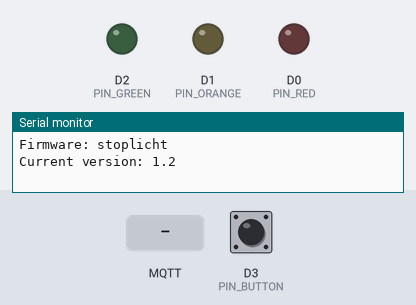
Bench run of a sketch on a simulated ESP8266 (NodeMCU). Shown: output pins drawn as LEDs (lit = HIGH), the last lines printed to the serial monitor. Inputs (shaded band) come from the test bench; at power-on: D3 (PIN_BUTTON) HIGH. WiFi joins after 1.5 s; servers stay silent unless stated; random numbers use the default seed unless the sketch sets one; no MQTT or app messages arrive unless stated.

Above: at 2.7 s.
2.8 s: MQTT message "0" arrives on the second subscribed topic
At 3.8 s:
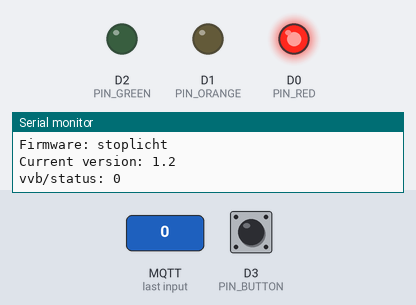
4.3 s: D3 (PIN_BUTTON) pulled LOW for 3.2 s
At 7.2 s:
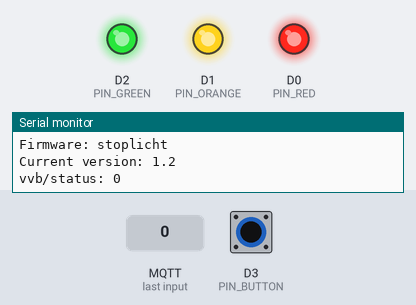
At 9.55 s:
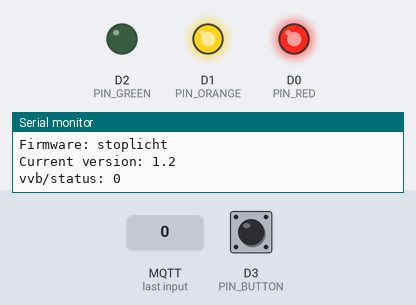
10.5 s: D3 (PIN_BUTTON) pulled LOW for 0.15 s
13.6 s: D3 (PIN_BUTTON) pulled LOW for 1 s
Timing chart, 0 to 16.6 s (numbered marks = the images above; inputs shaded):
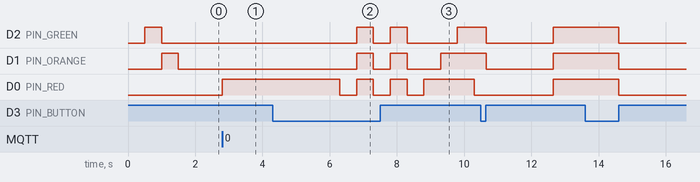

The sketch:

stoplicht.ino
```cpp
#include <ESP8266WiFi.h>             // Wifi library
#include <WiFiClientSecure.h>
#include <PubSubClient.h>            // MQTT library
#include <DNSServer.h>               // Local DNS Server used for redirecting all requests to the configuration portal
#include <ESP8266WebServer.h>        // Local WebServer used to serve the configuration portal
#include <WiFiManager.h>             // https://github.com/tzapu/WiFiManager WiFi Configuration Magic
#include <Ticker.h>

#include <ESP8266httpUpdate.h>       // OTA update


// Only update to different versions of the firmware
const String CURRENT_VERSION = "1.2";

// Don't edit!
const String NAME = "stoplicht";     // name of the firmware
const String updateServer = "<update server>";

Ticker ticker;                       // Connection animation
WiFiClientSecure wifiClientSecure;   // WiFi
WiFiClient wifiClient;
PubSubClient client(wifiClient);     // MQTT

// PINS
const int PIN_RED = D0;
const int PIN_ORANGE = D1;
const int PIN_GREEN = D2;
const int PIN_BUTTON = D3;

// MODES
// Default: show the current rowing bans from mijn.orcaroeien.nl
const int DEFAULT_MODE = 1;
const int PARTY_MODE = 2;
const int RANDOM_MODE = 3;
const int OFF_MODE = 4;
const int ON_MODE = 5;
int currentMode = DEFAULT_MODE;

// MQTT settings
const char* mqtt_server = "<server>";
const int mqtt_port = 1883;
const char* mqtt_username = "<username>";
const char* mqtt_password = "<password>";
const char* mqtt_client_name = "orca_stoplicht";

// TIMERS
unsigned long buttonTimer;

// FLAGS
bool buttonPressed = false;
bool buttonPressedLong = false;
bool isConnected = false;
bool showGreen = true;              // determines whether green (the default light) is being shown in default mode
bool updated = false;               // prevents device from repeatedly trying to update on failure

// INTERVALS
const int DEBOUNCE = 250;           // make sure the button is properly pressed
const int LONG_BUTTON_PRESS = 2000; // 2s for pressing long (in practise 3s)

// ANIMATIONS
enum animation {CONNECTING, ACCESS_POINT, PARTY, RANDOM};
int animationCycle = 0;
const float CONNECTING_INTERVAL = 0.5; // interval for the connection animation
const int AP_INTERVAL = 2;
const float PARTY_INTERVAL = 0.5;
const int RANDOM_INTERVAL = 2;

// Animation for Party Mode
bool PARTY_ANIMATION[][3] = {{true,true,true}, {false,false,false}, {true,true,true}, {false,false,false}, // knipper
                 {true, false, false}, {true, true, false}, {true,true,true},                              // heen lopen
                 {false, true, true}, {false, false, true}, {false,false,false},                           // teruglopen
                 {true, false, true}, {false, true, false}, {true, false, true}, {false, true, false},     // 2-1-2-1
                 {false,false,false}};                                                                     // uit

// Keep track of states while in other modes
bool redState = false;
bool orangeState = false;
bool greenState = false;           // The state of the green light regardless of "showGreen"

void setup() {
  Serial.begin(115200);

  Serial.print("Firmware: ");
  Serial.println(NAME);

  Serial.print("Current version: ");
  Serial.println(CURRENT_VERSION);

  // Set pin modes
  pinMode(PIN_GREEN, OUTPUT);
  pinMode(PIN_ORANGE, OUTPUT);
  pinMode(PIN_RED, OUTPUT);
  pinMode(PIN_BUTTON, INPUT_PULLUP);

  // Setup animation while connecting
  StartAnimation(CONNECTING);

  // Wifi Manager
  WiFiManager wifiManager;
  WiFiManagerParameter custom_text("<p>(c) 2020 by <a href=\"maito:hoi@joszuijderwijk.nl\">Jos Zuijderwijk</a></p>");
  wifiManager.addParameter(&custom_text);
  wifiManager.setAPCallback(configModeCallback);

  // Reset config for use in debugging
  // wifiManager.resetSettings();

  // Allow connecting to setup access point for 10 seconds before continuing
  wifiManager.setConfigPortalTimeout(10);
  wifiManager.setAPClientCheck(true);
  if (!wifiManager.startConfigPortal("Orca Stoplicht Setup")) {
    Serial.println("No connection to portal, continuing");
  }

  if (wifiManager.autoConnect("Orca Stoplicht Setup")){
    isConnected = true;
    StopAnimation();
  }

  wifiClientSecure.setInsecure();

  // MQTT
  client.setServer(mqtt_server, mqtt_port);
  client.setCallback(callback);

  // set randomizer
  randomSeed(analogRead(A0));

  // configure updater
  ESPhttpUpdate.closeConnectionsOnUpdate(false);
  ESPhttpUpdate.setAuthorization("orca","<password>");
}


// Start new animation when connection fails
void configModeCallback(WiFiManager * wf){
   StartAnimation(ACCESS_POINT);
}

// Try to reset MQTT connection
void reconnect() {
  // Loop until we're reconnected
  while (!client.connected()) {
    if (client.connect(mqtt_client_name, mqtt_username, mqtt_password, "connection/stoplicht", 0, 1, "0")) {

      // Send Hello World!
      client.publish("connection/stoplicht", "1", 1);
      client.publish("vvb/stoplicht/mode/out", "vaarverbod", 1);
      client.publish("vvb/stoplicht/showgreen/out", "1", 1);

      client.subscribe("vvb/stoplicht/showgreen/in");
      client.subscribe("vvb/status");
      client.subscribe("vvb/update");
      client.subscribe("vvb/stoplicht/mode/in");

    } else {
      // check for update in case of no MQTT connection
       if (!updated){
         updated = true;
         CheckUpdate();
       }
    }
  }
}

// Handel inkomenden berichten af
void callback(char* topic, byte* payload, unsigned int len) {
  String msg = ""; // payload
  for (int i = 0; i < len; i++) {
    msg += ((char)payload[i]);
  }
  Serial.print(topic);
  Serial.print(": ");
  Serial.println(msg);

  if ( strcmp(topic, "vvb/status") == 0 ){
    redState = (msg == "0");
    orangeState = (msg == "1");
    greenState = (msg == "2");

    if (currentMode == DEFAULT_MODE){
      if (showGreen || !greenState)
        setLights(redState, orangeState, greenState);
      else
        setLights(false,false,false);
    }
  } else if (strcmp(topic, "vvb/update") ==0){    // Trigger update

    if (updated){
      updated = false;
    } else if (msg != CURRENT_VERSION && !updated){
      CheckUpdate();
      updated = true;
    }
    // switch mode party, random, ON, default
  } else if(strcmp(topic, "vvb/stoplicht/mode/in") ==0){ // change  mode

    if (msg == "party"){
      switchMode(PARTY_MODE);
    }else if (msg == "random"){
      switchMode(RANDOM_MODE);
    }else if (msg == "on"){
      switchMode(ON_MODE);
    }else if (msg =="off"){
      switchMode(OFF_MODE);
    }else if (msg == "vaarverbod"){
      switchMode(DEFAULT_MODE);
    }
  } else if (strcmp(topic, "vvb/stoplicht/showgreen/in")==0){
    showGreen = msg == "1" ? true : false;
    client.publish("vvb/stoplicht/showgreen/out", showGreen ? "1" : "0");
     if (currentMode == DEFAULT_MODE && greenState){
      digitalWrite(PIN_GREEN, showGreen ? HIGH : LOW);
     }
  }

}


void loop() {

  // Check whether button has been pressed (long)
  if (!digitalRead(PIN_BUTTON)){

    // Button has been pressed
    if (!buttonPressed && millis() - buttonTimer > DEBOUNCE){
      buttonPressed = true;
      buttonTimer = millis();
    }

    // Button has been pressed long
    if (millis() - buttonTimer > LONG_BUTTON_PRESS && !buttonPressedLong){
      buttonPressedLong = true;
      PressButtonLong();
    }
  }
  // Has button been pressed before?
  else if (buttonPressed){
   if (buttonPressedLong)
   {
     // Reset flag
     buttonPressedLong = false;
   }else{
    // Button has been pressed normally
    PressButton();
   }
    // Reset flag
    buttonPressed = false;
  }

  // MQTT
   if (!client.connected() && isConnected){
     reconnect();
    }

    client.loop();

}

// MODES

void switchMode(int nextMode){
  currentMode = nextMode;

  switch(nextMode){
    case DEFAULT_MODE:
      StopAnimation();
      setLights(redState, orangeState, greenState && showGreen);
      client.publish("vvb/stoplicht/mode/out", "vaarverbod", 1);
      break;

    case PARTY_MODE:
     StartAnimation(PARTY);
     client.publish("vvb/stoplicht/mode/out", "party", 1);
     break;

      case RANDOM_MODE:
      StartAnimation(RANDOM);
      client.publish("vvb/stoplicht/mode/out", "random", 1);
      break;

     case ON_MODE:
     StopAnimation();
     setLights(true, true, true);
      client.publish("vvb/stoplicht/mode/out", "on", 1);
     break;

      case OFF_MODE:
      StopAnimation();
       client.publish("vvb/stoplicht/mode/out", "off", 1);
  }
}

// ANIMATIONS

// Start animation
 void StartAnimation(animation a){
  StopAnimation();
  animationCycle = 0;
  switch(a){
    case CONNECTING:
    ticker.attach(CONNECTING_INTERVAL, connectingAnimation);
    break;

    case PARTY:
    ticker.attach(PARTY_INTERVAL, partyAnimation);
    break;

    case RANDOM:
    ticker.attach(RANDOM_INTERVAL, randomAnimation);
    break;

    case ACCESS_POINT:
    ticker.attach(AP_INTERVAL, apAnimation);
    break;

  }

 }

// Stop animation
void StopAnimation(){
  ticker.detach();
  setLights(false,false,false);
}

// Connecting to wifi animation
void connectingAnimation(){
  if (animationCycle == 0){
    setLights(false, false, true);
    animationCycle++;
    } else if (animationCycle == 1){
        setLights(false, true, false);
        animationCycle++;
    } else if (animationCycle == 2){
        setLights(true, false, false);
        animationCycle++;
    } else if (animationCycle == 3){
        setLights(false, false, false);
        animationCycle = 0;
        }
    }

// Access point animation
void apAnimation(){
  if (animationCycle == 0){
    setLights(true, false, false);
    animationCycle++;
  }else{
    setLights(false, false, false);
    animationCycle = 0;
  }
}

// Party mode
void partyAnimation(){

  if (animationCycle == 15)
    animationCycle = 0;

  setLights(PARTY_ANIMATION[animationCycle]);

  animationCycle++;

}

// Random mode
void randomAnimation(){
  int r = random(8) + 1;
  setLights(r % 2, r % 3, r % 4);
}

// BUTTONS

// Button has been pressed normally
void PressButtonLong(){
   // Go to second mode
   if (currentMode == DEFAULT_MODE)
    switchMode(PARTY_MODE);
   else
    // go back to default
    switchMode(DEFAULT_MODE);
}

// Button has been pressed normally
void PressButton(){
    if (currentMode == DEFAULT_MODE && greenState){
      // toggle setting
      showGreen = !showGreen;
      digitalWrite(PIN_GREEN, greenState && showGreen ? HIGH : LOW);
      // update settings
      client.publish("vvb/stoplicht/showgreen/out", showGreen ? "1" : "0", 1);
    } else if (currentMode != DEFAULT_MODE){
         // Last mode? Back to default
        if (currentMode == ON_MODE){
          switchMode(DEFAULT_MODE);
        }
        else{
          // Go to next mode
          switchMode(currentMode + 1);
        }
    }
}

// Set light states; true = on, false = off
void setLights(bool red, bool orange, bool green){
    digitalWrite(PIN_RED, red ? HIGH : LOW);
    digitalWrite(PIN_ORANGE, orange ? HIGH : LOW);
    digitalWrite(PIN_GREEN, green ? HIGH : LOW);
}

void setLights(bool state[]){
    digitalWrite(PIN_RED, state[0] ? HIGH : LOW);
    digitalWrite(PIN_ORANGE, state[1] ? HIGH : LOW);
    digitalWrite(PIN_GREEN, state[2] ? HIGH : LOW);
}

// UPDATE
// asks for update
void CheckUpdate() {


    // do NOT change this
    String fwVersion = "{ \"name\":\"" + NAME + "\", \"version\":\"" + CURRENT_VERSION + "\"}"; // JSON format
    t_httpUpdate_return ret = ESPhttpUpdate.update(wifiClientSecure, updateServer, fwVersion); // compiled firmware file
    switch(ret) {
            case HTTP_UPDATE_FAILED:
                Serial.print("HTTP_UPDATE_FAILD Error (");
                Serial.print(ESPhttpUpdate.getLastError());
                Serial.print("):");
                Serial.println(ESPhttpUpdate.getLastErrorString());
                break;

            case HTTP_UPDATE_NO_UPDATES:
                Serial.println("HTTP_UPDATE_NO_UPDATES");

                break;

            case HTTP_UPDATE_OK:
                Serial.println("HTTP_UPDATE_OK");
                ESP.restart();
                break;
        }


}
```

Measured:
- after the input at 2.8 s, D0 (PIN_RED): LOW → HIGH at once
- after the input at 4.3 s, D2 (PIN_GREEN): goes HIGH 0.50 s, LOW 0.50 s, HIGH 0.50 s, LOW 1.5 s, then HIGH, starting after 2.5 s; D1 (PIN_ORANGE): goes HIGH 0.50 s, LOW 0.50 s, HIGH 0.50 s, LOW 1.0 s, then HIGH, starting after 2.5 s; D0 (PIN_RED): HIGH → LOW after 2.0 s, then repeats every 1.0 s: HIGH 0.50 s, LOW 0.50 s
